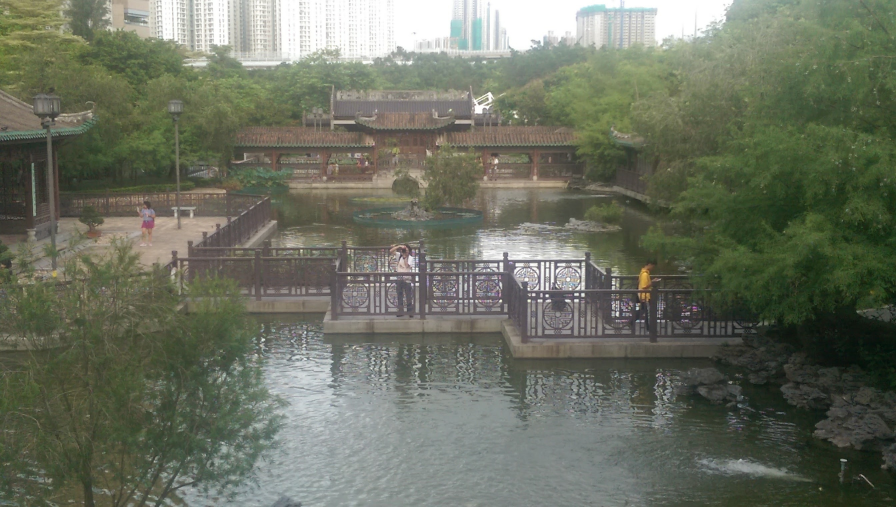
%> input picture proj 5/i1.jpg, 2688 x 1520 px (shown at 1/3 size)
$ octave hw5.m   (GNU Octave 9; MATLAB toolbox functions it lacks are replaced by stand-ins)
%> lines starting %> are read from the running program, lines starting %| are printed output that depends on the picture
### proj 5/preprocess_image.m
function I1=preprocess_image(I1,pad)

if ~exist('pad','var')
    pad=15;
end

    I1=imresize(I1,[512,512/size(I1,1)*size(I1,2)]);
    I1=pad_image(I1,pad);

### proj 5/pad_image.m
function Io=pad_image(I,pad)

nsize=size(I);
nsize(1:2)=nsize(1:2)+2*[pad pad];

Io=uint8(zeros(nsize));

if numel(size(I))==3
    Io(pad+1:end-pad,pad+1:end-pad,:)=I;
elseif numel(size(I))==2
    Io(pad+1:end-pad,pad+1:end-pad)=I;
else
    error('Dimension of I is invalid. Either 2d or 3d.');
end

### proj 5/myhog_list.m
%samuel.cheng@ou.edu

function h=myhog_list(I,list,r,nbins)

if length(size(I))~=2
    error('Image should be 2-dim')
end

if ~exist('nbins','var')
    nbins=4;
end

if ~exist('r','var')
    r=4;
end

nI=zeros(ceil(size(I)/r)*r);

nI(1:size(I,1),1:size(I,2))=I;
%nI=I; % skip padding

xI=filter2([-1 0 1],nI);
yI=filter2([-1; 0; 1],nI);

[theta,rho]=cart2pol(xI,yI);

theta=mod(theta,2*pi);
binsize=2*pi/nbins;
th=mod(theta+binsize/2,2*pi);
tbin=ceil(th/binsize+1e-10);
%bincenters=2*pi*(0:nbins)/nbins;

%vbin=tbin(:); vrho=rho(:);
rhos=zeros([size(tbin) nbins]);
[I,J]=ndgrid(1:size(tbin,1), 1:size(tbin,2));
K=sub2ind(size(tbin),I(:),J(:));
rhos(sub2ind(size(rhos),I(:),J(:),tbin(K)))=rho(sub2ind(size(rho),I(:),J(:)));


%rhos=zeros(8,8,2); rhos(1:4,1:4,:)=1; rhos(5:8,5:8,:)=2; %debug
[x,y]=ndgrid(-r:r,-r:r);
xi=reshape(kron(list(:,1),ones(numel(x),1)),[size(x),size(list,1)]);
yi=reshape(kron(list(:,2),ones(numel(y),1)),[size(y),size(list,1)]);
xi=xi+repmat(x,[1,1,size(list,1)]);
yi=yi+repmat(y,[1,1,size(list,1)]);
xi=reshape(xi,[numel(x),size(list,1)]);
yi=reshape(yi,[numel(x),size(list,1)]);

hii=reshape(kron(1:nbins,ones(numel(xi),1)),[size(xi),nbins]);
xii=repmat(xi,[1,1,nbins]);
yii=repmat(yi,[1,1,nbins]);

rhoss=rhos(sub2ind(size(rhos),xii,yii,hii));
h=sum(rhoss);
h=reshape(h,[size(list,1),nbins]);

### proj 5/visualize_hog_list.m
% samuel.cheng@ou.edu

function hog=visualize_hog_list(hog,list,I,scaling_factor)

if ~exist('hog','var')
    error('Format: visualize_hog(hog). hog should be 3 dimensional data')
end
if length(size(hog))~=2
    error('Expect input to be two dimensional');
end

if size(hog,3)>20
    error('The third dimension have length > 20. It appears that there are too many bins for orientation of gradients.')
end

if ~exist('scaling_factor','var')
    scaling_factor=0.002;
end

%w=1;
figure;
if exist('I','var')
    imshow(I);
%    w=size(I,1)/size(hog,1);
end
%     % normalize input
%     %hog=hog./repmat(sum(hog,3),[1,1,size(hog,3)]);

%[x,y]=meshgrid(w*((1:size(hog,1))-0.5),w*((1:size(hog,2))-0.5));
x=list(:,1);
y=list(:,2);
for angleid=1:size(hog,2)
    angle=(angleid-1)*2*pi/size(hog,2);
    nx=x+hog(:,angleid)*scaling_factor*sin(angle);
    ny=y+hog(:,angleid)*scaling_factor*cos(angle);
    h=line([y(:)';ny(:)'],[x(:)';nx(:)']);
    set(h,'color',[0 0 0]);
end

if exist('I','var')
    truesize(gcf,[512 512/size(I,1)*size(I,2)]);
end

### proj 5/hw5.m
% run this script
imnames={'i1.jpg','i2.jpg'};

% resize image to reduce complexity
% pad image to avoid boundary problem
prevI1=preprocess_image(imread(imnames{1}));
prevI2=preprocess_image(imread(imnames{2}));
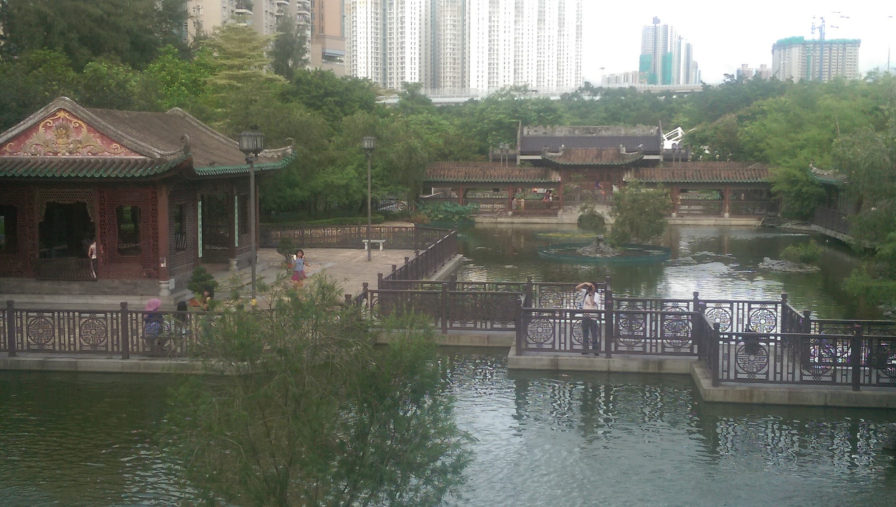
%> input picture proj 5/i2.jpg, 2688 x 1520 px (shown at 1/3 size)
I1 = rgb2gray(prevI1);
%> I1: size 542x936 uint8
I2 = rgb2gray(prevI2);
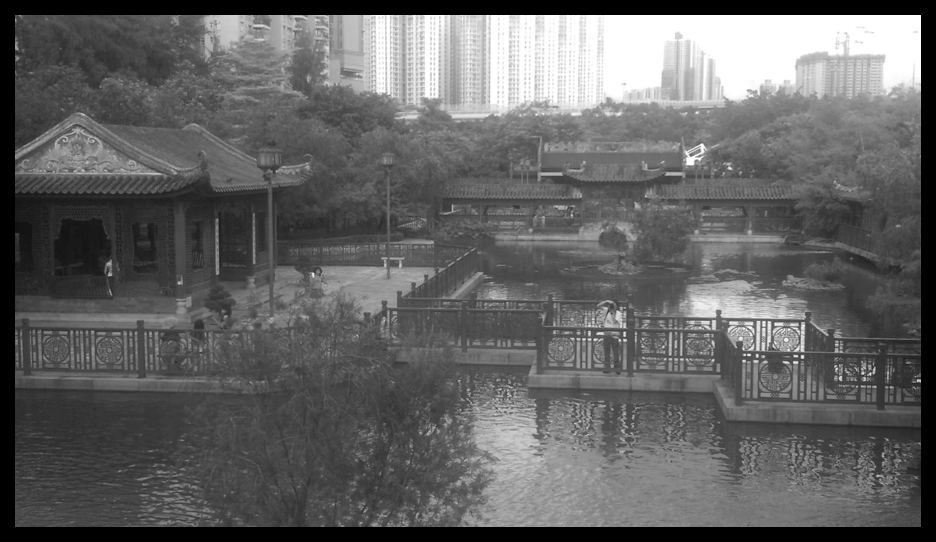
%> I2: size 542x936 uint8; min 0, max 255, mean 99.2

% Find the corners.
points1 = detectHarrisFeatures(I1);
%> points1 = 780 points; strongest (x, y): (569, 314), (605, 314), (550, 319), (660, 328), (437, 299)
points2 = detectHarrisFeatures(I2);
%> points2 = 216 points; strongest (x, y): (921, 16), (920, 381), (803, 357), (750, 355), (758, 356)

% Extract the neighborhood features.
[features1,valid_points1] = extractFeatures(I1,points1);
%> valid_points1 = 628 points; strongest (x, y): (569, 314), (605, 314), (550, 319), (660, 328), (437, 299)
[features2,valid_points2] = extractFeatures(I2,points2);
%> valid_points2 = 189 points; strongest (x, y): (803, 357), (750, 355), (758, 356), (837, 368), (871, 374)

% Match the features.
indexPairs = matchFeatures(features1,features2);
%> indexPairs = 69 rows, first 12: [3 10; 68 14; 123 22; 131 23; 134 23; 139 22; 152 24; 157 25; 228 43; 232 44; 248 47; 254 48]

% Retrieve the locations of the corresponding points for each image.
matchedPoints1 = valid_points1(indexPairs(:,1),:);
%> matchedPoints1 = 69 points; strongest (x, y): (569, 314), (605, 314), (550, 319), (437, 299), (522, 319)
matchedPoints2 = valid_points2(indexPairs(:,2),:);
%> matchedPoints2 = 69 points; strongest (x, y): (803, 357), (750, 355), (758, 356), (625, 337), (744, 361)

figure; showMatchedFeatures(I1,I2,matchedPoints1,matchedPoints2);
%> after `showMatchedFeatures(I1,I2,matchedPoints1,matchedPoints2)`:
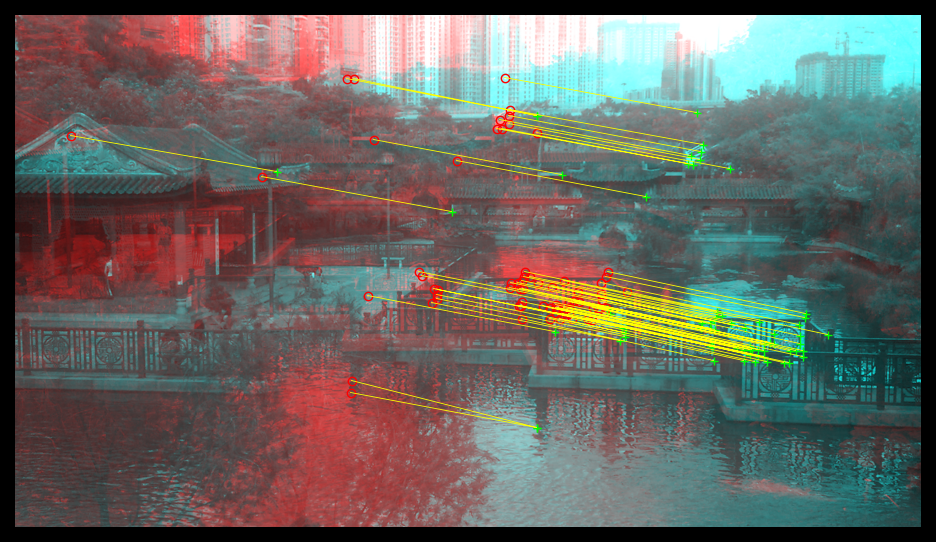
%> figure redrawn from the program's plot data

%% Todo
% find match coordinates from I1 to I2
% You should comment the following line and create xy1 and xy2 leveraging
% the HOG features created in HW4
% xy1 contains list of positions in I1 that match with positions in I2
% (stored in xy2)
% xy1 and xy2 are homogenous coordinate, each column is one point
% first coordinate of a point is the horizontal coordinate of the image
% second coordinate of the point is the vertical coordinate
oimg1=imread('i1.jpg');
%> oimg1 is the input picture: size 1520x2688x3 uint8; mean R, G, B 107.6, 112.3, 97.1
oimg1=rgb2gray(oimg1);
%> oimg1: size 1520x2688 uint8
imgheight=128;
img1=imresize(oimg1,[imgheight,imgheight/size(oimg1,1)*size(oimg1,2)]);
%tic; xy1=myhog_list(img1,list,4,16); toc; % compute hog at the locations in the list
%[x,y]=ndgrid(10:10:30,10:10:128); % locations to compute HOGs
% list=[x(:) y(:)];
% list should hold matched points?
x = matchedPoints1.Location(1:end,2);
%> x = 69 values, max 393 at index 4, min 78 at index 20, mean 264.8
y = matchedPoints1.Location(1:end,1);
%> y = 69 values from 71 to 627

new_x = round(x.*128/542);
%> new_x = 69 values, max 93 at index 4, min 18 at index 20, mean 62.45
new_y = round(y.*227/936);
%> new_y = 69 values from 17 to 152
list=[new_x(:) new_y(:)];
%> list = 69 rows, first 12: [32 17; 42 64; 19 84; 93 85; 90 85; 19 86; 70 89; 33 91; 64 102; 65 102; 72 105; 68 105]
%list = list;
tic; h1=myhog_list(img1,list,4,4); toc; % compute hog at the locations in the list
%> in myhog_list, `yi=reshape(yi,[numel(x),size(list,1)]);`:
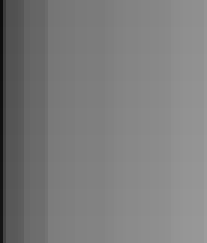
%> yi: size 81x69 single (shown 3 times larger); min 13, max 156, mean 123.9
%> in myhog_list, `yii=repmat(yi,[1,1,nbins]);`:
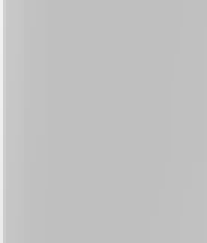
%> yii: size 81x69x4 single (shown 3 times larger); mean R, G, B, A 123.9, 123.9, 123.9, 123.9; transparent parts drawn white
%> in myhog_list, `rhoss=rhos(sub2ind(size(rhos),xii,yii,hii));`:
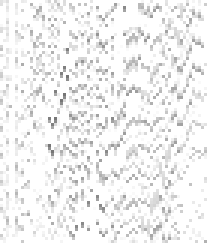
%> rhoss: size 81x69x4 double (shown 3 times larger); mean R, G, B, A 8, 6.2, 9.1, 14; transparent parts drawn white
%> in myhog_list, `h=reshape(h,[size(list,1),nbins]);`: h = 69 rows, first 8: [383.7 636.7 227.8 1200.1; 331.1 613.2 181.7 447.5; 246.4 177.3 81.74 1501.3; 562.2 499 1203.6 160.2; 473 766.8 1038.4 37.68; 246.4 247.7 97.73 1592.8; 825.2 454.3 252.1 371.1; 186.2 754 261.2 1196.6]
%> after `h1=myhog_list(img1,list,4,4)`: h1 has the same summary as h in myhog_list
visualize_hog_list(h1,list,img1);
%> in visualize_hog_list, `x=list(:,1);`: x has the same summary as new_x outside visualize_hog_list
%> in visualize_hog_list, `y=list(:,2);`: y = 69 values from 17 to 152
%> the loop in visualize_hog_list, `for angleid=1:size(hog,2)` made 4 passes
%> angle on passes 1 to 4: 0, 1.57, 3.14, 4.71
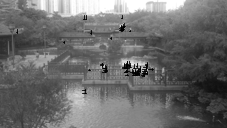
%> figure redrawn from the program's plot data

% [7 lines of commented-out code are left out]

tic; xy2=myhog_list(matchedPoints2,list,4,16); toc; % compute hog at the locations in the list
%> the run ends on the next line
